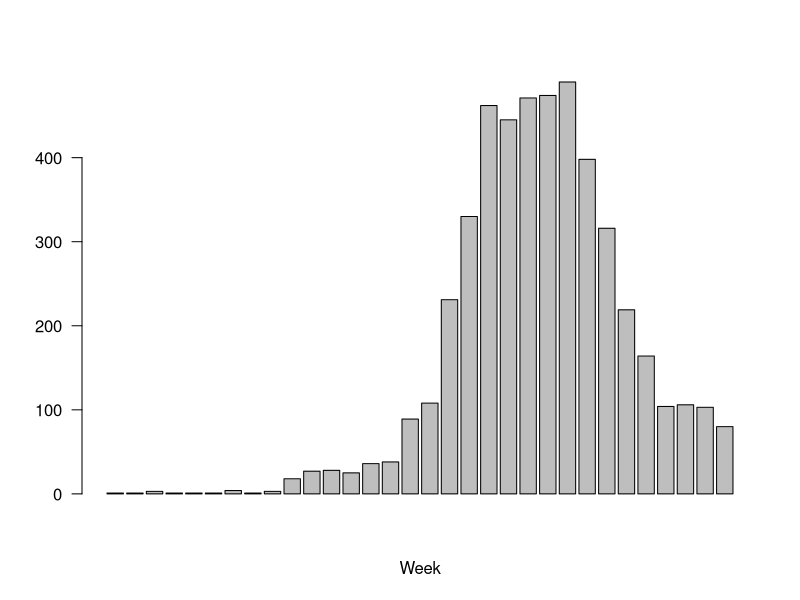
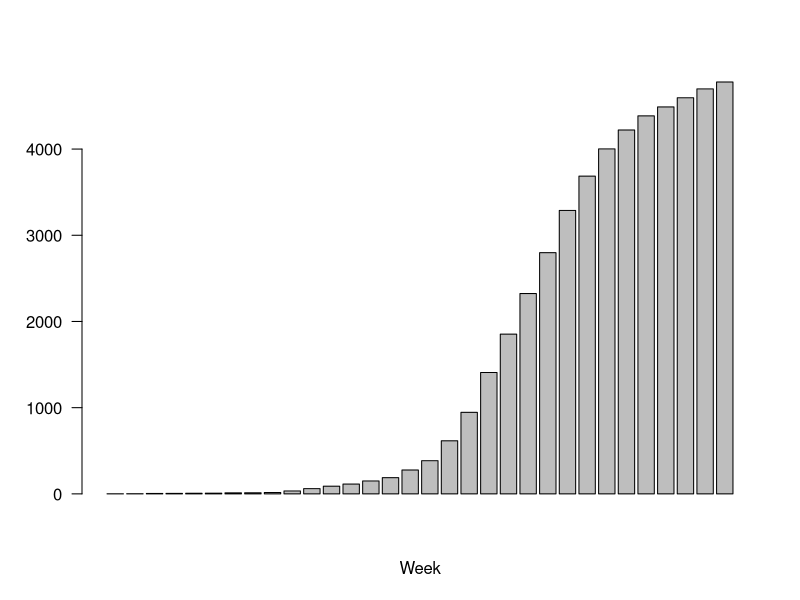

Source code (R) for these figures, in order: (Note: this script raises an error after producing the figures.)


library(ggplot2)
library(scales) 
library(gridExtra)
library(reshape)

data.l <- read.csv("Liberia_new_case_byweek.csv", header=T, sep=";")
data.l.new <- data.l[!is.na(data.l$New_Cases),]
bp.l <- with(data.l.new, barplot(New_Cases, xlab="Week", las=2))
bp.l.c <- with(data.l.new, barplot(Cumulative_Cases, xlab="Week", las=2))
axis(1, at=bp.s, labels=data.s.new$Week)

# week 1-14
#data.g.1 <- data.g.new[1:12,]
#data.g.2 <- data.g.new[12:18,]
#data.g.3 <- data.g.new[14:24,]
#data.g.4 <- data.g.new[25:43,]

plot.l <- ggplot(data = data.l.new, aes(x=Week, y=New_Cases)) + geom_bar(stat="identity") 
# WHO estimated Serial Interval in Liberia at 13.1 days
si <- 13.1/7
data.l.new$R <- rep(0, 32)
for (k in 1:27) {
  data.l.t <- data.l.new[k:(k+5), ] # 6 week window
  glm.l.t <- glm(New_Cases ~ Week, family=poisson, data=data.l.t)
  #summary(glm.g.t) # check significance
  coeff <- coef(glm.l.t)
  l.r.t <- exp(si*coeff[2])
  #print(s.r.t)
  data.l.new$R[(k+5)] <- l.r.t[[1]]
}

data.l.plot <- melt(data.l.new, id=c("Week", "DisplayValue"))
data.l.plot.new <- data.l.plot[!data.l.plot$variable %in% c("Cumulative_Cases"),]
plot.l.r <- ggplot(data.l.plot.new, aes(Week, value)) + facet_grid(variable~.,  scales="free_y") 
plot.l.r1 <- plot.l.r + geom_bar(data=subset(data.l.plot.new, variable=="New_Cases"), aes(Week, value), stat="identity", fill="darkorange", color="gray89") 
plot.l.r2 <- plot.l.r1 + geom_line(data=subset(data.l.plot.new, variable=="R"), aes(Week, value), alpha=0.3, lwd=1) + geom_hline(data=subset(data.l.plot.new, variable=="R"),aes(yintercept=1), colour="firebrick")
#plot.g.r3 <- plot.g.r2 + geom_smooth(data=subset(data.g.plot, variable=="R"), aes(Week, value), color="gray20")
plot.l.r2 + theme_bw()


# if we look at new cases counts in recent few weeks, when there is a trend of decreasing
data.l.n <- data.l.new[20:32,]
glm.l.n <- glm(New_Cases ~ Week, family=poisson, data=data.l.n)
#coeff <- coef(glm.l.c)
# serial interval: 13.1 days
#l.r.c <- exp(si*coeff[2]) 
plot.l.n <- ggplot(data=data.l.n, aes(Week, New_Cases)) + geom_bar(stat="identity", fill="darkorange", color="gray89")
plot.l.n

# predict

newdata.l <- matrix(rep(NA, 3*20), nrow=20, ncol=3)
newdata.l <- cbind(47:66, newdata.l)
colnames(newdata.l) <- c("Week", "DisplayValue", "New_Cases", "Cumulative_Cases")
data.l.p <- rbind(data.l.n[, c("Week", "DisplayValue", "New_Cases", "Cumulative_Cases")], newdata.l)

fitted.l <- data.frame(data.l.p, predict(glm.l.n, newdata=data.l.p, se.fit=TRUE, type="response"))
fitted.l$ucl <- fitted.l$fit + 1.96 * fitted.l$se.fit
fitted.l$lcl <- fitted.l$fit - 1.96 * fitted.l$se.fit

plot.l.his <- ggplot(data=data.l, aes(Week, Cumulative_Cases)) + geom_point(shape=17)
plot.l.stquo <- plot.l.n + geom_line(data=fitted.l, aes(x=Week, y=fit), lwd=1.5, alpha=0.8) + geom_ribbon(aes(ymin = lcl, ymax = ucl), data=fitted.l, alpha=0.2)
plot.l.stquo
